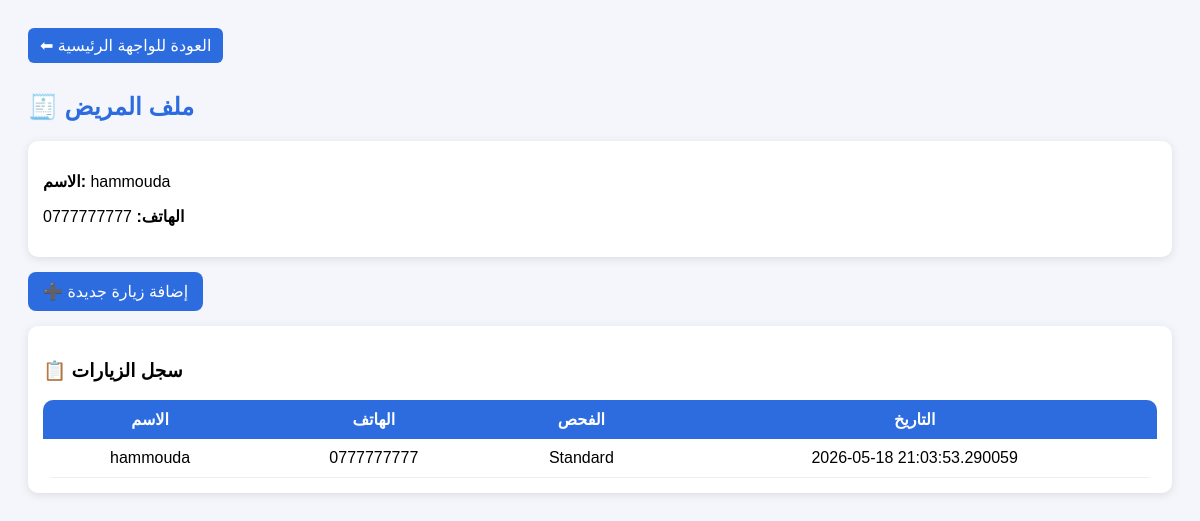
/patient/1, run on the app's committed database.
### tables this page shows
CREATE TABLE bookings (
        id INTEGER PRIMARY KEY AUTOINCREMENT,
        fullname TEXT,
        phone TEXT,
        exam TEXT,
        created_at TEXT,
        price REAL DEFAULT 0,
        paid REAL DEFAULT 0,
        remaining REAL DEFAULT 0
    , status TEXT DEFAULT 'pending');

### app.py (the view)
@app.route("/patient/<int:id>")
def patient_profile(id):
    conn = sqlite3.connect(DB)
    cur = conn.cursor()
    cur.execute("SELECT * FROM bookings WHERE id=?", (id,))
    patient = cur.fetchone()
    cur.execute("""
        SELECT * FROM bookings
        WHERE phone = ?
        ORDER BY created_at DESC
    """, (patient[2],))
    history = cur.fetchall()
    conn.close()
    return render_template("patient.html", patient=patient, history=history)

### templates/patient.html (shortened to what this page needs)
<!DOCTYPE html>
<html lang="ar">
<head>
</head>
<body>
<a href="/admin-dashboard" style="
    display:inline-block;
    padding:8px 12px;
    background:#2d6cdf;
    color:white;
    border-radius:6px;
    text-decoration:none;
    margin-bottom:10px;
">
⬅ العودة للواجهة الرئيسية
</a>
<h2>🧾 ملف المريض</h2>
<div class="card">
    <p><b>الاسم:</b> {{ patient[1] }}</p>
    <p><b>الهاتف:</b> {{ patient[2] }}</p>
</div>
<a href="/new-visit/{{ patient[0] }}" style="
     display:inline-block;
    padding:10px 15px;
    background:#2d6cdf;
    color:white;
    border-radius:8px;
    text-decoration:none;
    margin-bottom:15px;
">
➕ إضافة زيارة جديدة
</a>
<div class="card">
    <h3>📋 سجل الزيارات</h3>
    <table>
        <tr>
            <th>الاسم</th>
            <th>الهاتف</th>
            <th>الفحص</th>
            <th>التاريخ</th>
        </tr>
        {% for h in history %}
        <tr>
            <td>{{ h[1] }}</td>
            <td>{{ h[2] }}</td>
            <td>{{ h[3] }}</td>
            <td>{{ h[4] }}</td>
        </tr>
        {% endfor %}
    </table>
</div>
</body>
</html>

### templates/patient.html (style rules this page uses)
body { font-family: Arial; background: #f4f6fb; padding: 20px; }
.card { background: white; padding: 15px; border-radius: 10px; margin-bottom: 15px; box-shadow: 0 2px 10px rgba(0,0,0,0.1); }
h2 { color: #2d6cdf; }
table { width: 100%; border-collapse: collapse; background: white; border-radius: 10px; overflow: hidden; }
th { background: #2d6cdf; color: white; padding: 10px; }
td { padding: 10px; text-align: center; border-bottom: 1px solid #eee; }

### data on the page
bookings: fullname "hammouda", phone "0777777777", exam "Standard", created_at "2026-05-18 21:03:53.290059"
